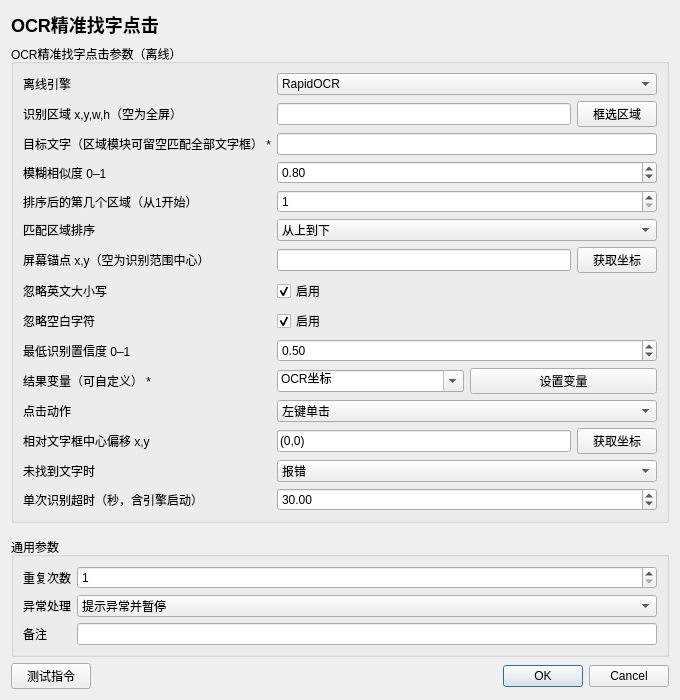
<?xml version='1.0' encoding='utf-8'?>
<ui version="4.0">
  <class>InstructionEditor</class>
  <widget class="QDialog" name="InstructionEditor">
    <property name="geometry">
      <rect>
        <x>0</x>
        <y>0</y>
        <width>680</width>
        <height>700</height>
      </rect>
    </property>
    <property name="minimumSize">
      <size>
        <width>560</width>
        <height>480</height>
      </size>
    </property>
    <property name="windowTitle">
      <string>OCR精准找字点击</string>
    </property>
    <layout class="QVBoxLayout" name="rootLayout">
      <item>
        <widget class="QLabel" name="titleLabel">
          <property name="text">
            <string>OCR精准找字点击</string>
          </property>
          <property name="styleSheet">
            <string>font-size: 18px; font-weight: 600;</string>
          </property>
        </widget>
      </item>
      <item>
        <widget class="QGroupBox" name="parameterGroupBox">
          <property name="title">
            <string>OCR精准找字点击参数（离线）</string>
          </property>
          <layout class="QFormLayout" name="parameterFormLayout">
            <item row="0" column="0">
              <widget class="QLabel" name="parameterLabel_0">
                <property name="text">
                  <string>离线引擎</string>
                </property>
              </widget>
            </item>
            <item row="0" column="1">
              <widget class="QWidget" name="parameterContainer_0">
                <layout class="QHBoxLayout" name="parameterLayout_0">
                  <property name="leftMargin">
                    <number>0</number>
                  </property>
                  <property name="topMargin">
                    <number>0</number>
                  </property>
                  <property name="rightMargin">
                    <number>0</number>
                  </property>
                  <property name="bottomMargin">
                    <number>0</number>
                  </property>
                  <item>
                    <widget class="QComboBox" name="parameter_0">
                      <item>
                        <property name="text">
                          <string>RapidOCR</string>
                        </property>
                      </item>
                      <item>
                        <property name="text">
                          <string>微信OCR</string>
                        </property>
                      </item>
                      <property name="currentIndex">
                        <number>0</number>
                      </property>
                    </widget>
                  </item>
                </layout>
              </widget>
            </item>
            <item row="1" column="0">
              <widget class="QLabel" name="parameterLabel_1">
                <property name="text">
                  <string>识别区域 x,y,w,h（空为全屏）</string>
                </property>
              </widget>
            </item>
            <item row="1" column="1">
              <widget class="QWidget" name="parameterContainer_1">
                <layout class="QHBoxLayout" name="parameterLayout_1">
                  <property name="leftMargin">
                    <number>0</number>
                  </property>
                  <property name="topMargin">
                    <number>0</number>
                  </property>
                  <property name="rightMargin">
                    <number>0</number>
                  </property>
                  <property name="bottomMargin">
                    <number>0</number>
                  </property>
                  <item>
                    <widget class="QLineEdit" name="parameter_1">
                      <property name="text">
                        <string />
                      </property>
                    </widget>
                  </item>
                  <item>
                    <widget class="QPushButton" name="auxiliary_1">
                      <property name="text">
                        <string>框选区域</string>
                      </property>
                    </widget>
                  </item>
                </layout>
              </widget>
            </item>
            <item row="2" column="0">
              <widget class="QLabel" name="parameterLabel_2">
                <property name="text">
                  <string>目标文字（区域模块可留空匹配全部文字框） *</string>
                </property>
              </widget>
            </item>
            <item row="2" column="1">
              <widget class="QWidget" name="parameterContainer_2">
                <layout class="QHBoxLayout" name="parameterLayout_2">
                  <property name="leftMargin">
                    <number>0</number>
                  </property>
                  <property name="topMargin">
                    <number>0</number>
                  </property>
                  <property name="rightMargin">
                    <number>0</number>
                  </property>
                  <property name="bottomMargin">
                    <number>0</number>
                  </property>
                  <item>
                    <widget class="QLineEdit" name="parameter_2">
                      <property name="text">
                        <string />
                      </property>
                    </widget>
                  </item>
                </layout>
              </widget>
            </item>
            <item row="3" column="0">
              <widget class="QLabel" name="parameterLabel_3">
                <property name="text">
                  <string>模糊相似度 0–1</string>
                </property>
              </widget>
            </item>
            <item row="3" column="1">
              <widget class="QWidget" name="parameterContainer_3">
                <layout class="QHBoxLayout" name="parameterLayout_3">
                  <property name="leftMargin">
                    <number>0</number>
                  </property>
                  <property name="topMargin">
                    <number>0</number>
                  </property>
                  <property name="rightMargin">
                    <number>0</number>
                  </property>
                  <property name="bottomMargin">
                    <number>0</number>
                  </property>
                  <item>
                    <widget class="QDoubleSpinBox" name="parameter_3">
                      <property name="minimum">
                        <double>0.01</double>
                      </property>
                      <property name="maximum">
                        <double>1</double>
                      </property>
                      <property name="value">
                        <double>0.8</double>
                      </property>
                      <property name="decimals">
                        <number>2</number>
                      </property>
                    </widget>
                  </item>
                </layout>
              </widget>
            </item>
            <item row="4" column="0">
              <widget class="QLabel" name="parameterLabel_4">
                <property name="text">
                  <string>排序后的第几个区域（从1开始）</string>
                </property>
              </widget>
            </item>
            <item row="4" column="1">
              <widget class="QWidget" name="parameterContainer_4">
                <layout class="QHBoxLayout" name="parameterLayout_4">
                  <property name="leftMargin">
                    <number>0</number>
                  </property>
                  <property name="topMargin">
                    <number>0</number>
                  </property>
                  <property name="rightMargin">
                    <number>0</number>
                  </property>
                  <property name="bottomMargin">
                    <number>0</number>
                  </property>
                  <item>
                    <widget class="QSpinBox" name="parameter_4">
                      <property name="minimum">
                        <number>1</number>
                      </property>
                      <property name="maximum">
                        <number>10000</number>
                      </property>
                      <property name="value">
                        <number>1</number>
                      </property>
                    </widget>
                  </item>
                </layout>
              </widget>
            </item>
            <item row="5" column="0">
              <widget class="QLabel" name="parameterLabel_5">
                <property name="text">
                  <string>匹配区域排序</string>
                </property>
              </widget>
            </item>
            <item row="5" column="1">
              <widget class="QWidget" name="parameterContainer_5">
                <layout class="QHBoxLayout" name="parameterLayout_5">
                  <property name="leftMargin">
                    <number>0</number>
                  </property>
                  <property name="topMargin">
                    <number>0</number>
                  </property>
                  <property name="rightMargin">
                    <number>0</number>
                  </property>
                  <property name="bottomMargin">
                    <number>0</number>
                  </property>
                  <item>
                    <widget class="QComboBox" name="parameter_5">
                      <item>
                        <property name="text">
                          <string>从上到下</string>
                        </property>
                      </item>
                      <item>
                        <property name="text">
                          <string>离锚点最近</string>
                        </property>
                      </item>
                      <property name="currentIndex">
                        <number>0</number>
                      </property>
                    </widget>
                  </item>
                </layout>
              </widget>
            </item>
            <item row="6" column="0">
              <widget class="QLabel" name="parameterLabel_6">
                <property name="text">
                  <string>屏幕锚点 x,y（空为识别范围中心）</string>
                </property>
              </widget>
            </item>
            <item row="6" column="1">
              <widget class="QWidget" name="parameterContainer_6">
                <layout class="QHBoxLayout" name="parameterLayout_6">
                  <property name="leftMargin">
                    <number>0</number>
                  </property>
                  <property name="topMargin">
                    <number>0</number>
                  </property>
                  <property name="rightMargin">
                    <number>0</number>
                  </property>
                  <property name="bottomMargin">
                    <number>0</number>
                  </property>
                  <item>
                    <widget class="QLineEdit" name="parameter_6">
                      <property name="text">
                        <string />
                      </property>
                    </widget>
                  </item>
                  <item>
                    <widget class="QPushButton" name="auxiliary_6">
                      <property name="text">
                        <string>获取坐标</string>
                      </property>
                    </widget>
                  </item>
                </layout>
              </widget>
            </item>
            <item row="7" column="0">
              <widget class="QLabel" name="parameterLabel_7">
                <property name="text">
                  <string>忽略英文大小写</string>
                </property>
              </widget>
            </item>
            <item row="7" column="1">
              <widget class="QWidget" name="parameterContainer_7">
                <layout class="QHBoxLayout" name="parameterLayout_7">
                  <property name="leftMargin">
                    <number>0</number>
                  </property>
                  <property name="topMargin">
                    <number>0</number>
                  </property>
                  <property name="rightMargin">
                    <number>0</number>
                  </property>
                  <property name="bottomMargin">
                    <number>0</number>
                  </property>
                  <item>
                    <widget class="QCheckBox" name="parameter_7">
                      <property name="checked">
                        <bool>true</bool>
                      </property>
                      <property name="text">
                        <string>启用</string>
                      </property>
                    </widget>
                  </item>
                </layout>
              </widget>
            </item>
            <item row="8" column="0">
              <widget class="QLabel" name="parameterLabel_8">
                <property name="text">
                  <string>忽略空白字符</string>
                </property>
              </widget>
            </item>
            <item row="8" column="1">
              <widget class="QWidget" name="parameterContainer_8">
                <layout class="QHBoxLayout" name="parameterLayout_8">
                  <property name="leftMargin">
                    <number>0</number>
                  </property>
                  <property name="topMargin">
                    <number>0</number>
                  </property>
                  <property name="rightMargin">
                    <number>0</number>
                  </property>
                  <property name="bottomMargin">
                    <number>0</number>
                  </property>
                  <item>
                    <widget class="QCheckBox" name="parameter_8">
                      <property name="checked">
                        <bool>true</bool>
                      </property>
                      <property name="text">
                        <string>启用</string>
                      </property>
                    </widget>
                  </item>
                </layout>
              </widget>
            </item>
            <item row="9" column="0">
              <widget class="QLabel" name="parameterLabel_9">
                <property name="text">
                  <string>最低识别置信度 0–1</string>
                </property>
              </widget>
            </item>
            <item row="9" column="1">
              <widget class="QWidget" name="parameterContainer_9">
                <layout class="QHBoxLayout" name="parameterLayout_9">
                  <property name="leftMargin">
                    <number>0</number>
                  </property>
                  <property name="topMargin">
                    <number>0</number>
                  </property>
                  <property name="rightMargin">
                    <number>0</number>
                  </property>
                  <property name="bottomMargin">
                    <number>0</number>
                  </property>
                  <item>
                    <widget class="QDoubleSpinBox" name="parameter_9">
                      <property name="minimum">
                        <double>0</double>
                      </property>
                      <property name="maximum">
                        <double>1</double>
                      </property>
                      <property name="value">
                        <double>0.5</double>
                      </property>
                      <property name="decimals">
                        <number>2</number>
                      </property>
                    </widget>
                  </item>
                </layout>
              </widget>
            </item>
            <item row="10" column="0">
              <widget class="QLabel" name="parameterLabel_10">
                <property name="text">
                  <string>结果变量（可自定义） *</string>
                </property>
              </widget>
            </item>
            <item row="10" column="1">
              <widget class="QWidget" name="parameterContainer_10">
                <layout class="QHBoxLayout" name="parameterLayout_10">
                  <property name="leftMargin">
                    <number>0</number>
                  </property>
                  <property name="topMargin">
                    <number>0</number>
                  </property>
                  <property name="rightMargin">
                    <number>0</number>
                  </property>
                  <property name="bottomMargin">
                    <number>0</number>
                  </property>
                  <item>
                    <widget class="QComboBox" name="parameter_10">
                      <property name="editable">
                        <bool>true</bool>
                      </property>
                      <item>
                        <property name="text">
                          <string>OCR坐标</string>
                        </property>
                      </item>
                      <property name="currentIndex">
                        <number>0</number>
                      </property>
                    </widget>
                  </item>
                  <item>
                    <widget class="QPushButton" name="auxiliary_10">
                      <property name="text">
                        <string>设置变量</string>
                      </property>
                    </widget>
                  </item>
                </layout>
              </widget>
            </item>
            <item row="11" column="0">
              <widget class="QLabel" name="parameterLabel_11">
                <property name="text">
                  <string>点击动作</string>
                </property>
              </widget>
            </item>
            <item row="11" column="1">
              <widget class="QWidget" name="parameterContainer_11">
                <layout class="QHBoxLayout" name="parameterLayout_11">
                  <property name="leftMargin">
                    <number>0</number>
                  </property>
                  <property name="topMargin">
                    <number>0</number>
                  </property>
                  <property name="rightMargin">
                    <number>0</number>
                  </property>
                  <property name="bottomMargin">
                    <number>0</number>
                  </property>
                  <item>
                    <widget class="QComboBox" name="parameter_11">
                      <item>
                        <property name="text">
                          <string>左键单击</string>
                        </property>
                      </item>
                      <item>
                        <property name="text">
                          <string>左键双击</string>
                        </property>
                      </item>
                      <item>
                        <property name="text">
                          <string>右键单击</string>
                        </property>
                      </item>
                      <property name="currentIndex">
                        <number>0</number>
                      </property>
                    </widget>
                  </item>
                </layout>
              </widget>
            </item>
            <item row="12" column="0">
              <widget class="QLabel" name="parameterLabel_12">
                <property name="text">
                  <string>相对文字框中心偏移 x,y</string>
                </property>
              </widget>
            </item>
            <item row="12" column="1">
              <widget class="QWidget" name="parameterContainer_12">
                <layout class="QHBoxLayout" name="parameterLayout_12">
                  <property name="leftMargin">
                    <number>0</number>
                  </property>
                  <property name="topMargin">
                    <number>0</number>
                  </property>
                  <property name="rightMargin">
                    <number>0</number>
                  </property>
                  <property name="bottomMargin">
                    <number>0</number>
                  </property>
                  <item>
                    <widget class="QLineEdit" name="parameter_12">
                      <property name="text">
                        <string>(0,0)</string>
                      </property>
                    </widget>
                  </item>
                  <item>
                    <widget class="QPushButton" name="auxiliary_12">
                      <property name="text">
                        <string>获取坐标</string>
                      </property>
                    </widget>
                  </item>
                </layout>
              </widget>
            </item>
            <item row="13" column="0">
              <widget class="QLabel" name="parameterLabel_13">
                <property name="text">
                  <string>未找到文字时</string>
                </property>
              </widget>
            </item>
            <item row="13" column="1">
              <widget class="QWidget" name="parameterContainer_13">
                <layout class="QHBoxLayout" name="parameterLayout_13">
                  <property name="leftMargin">
                    <number>0</number>
                  </property>
                  <property name="topMargin">
                    <number>0</number>
                  </property>
                  <property name="rightMargin">
                    <number>0</number>
                  </property>
                  <property name="bottomMargin">
                    <number>0</number>
                  </property>
                  <item>
                    <widget class="QComboBox" name="parameter_13">
                      <item>
                        <property name="text">
                          <string>报错</string>
                        </property>
                      </item>
                      <item>
                        <property name="text">
                          <string>返回空值</string>
                        </property>
                      </item>
                      <property name="currentIndex">
                        <number>0</number>
                      </property>
                    </widget>
                  </item>
                </layout>
              </widget>
            </item>
            <item row="14" column="0">
              <widget class="QLabel" name="parameterLabel_14">
                <property name="text">
                  <string>单次识别超时（秒，含引擎启动）</string>
                </property>
              </widget>
            </item>
            <item row="14" column="1">
              <widget class="QWidget" name="parameterContainer_14">
                <layout class="QHBoxLayout" name="parameterLayout_14">
                  <property name="leftMargin">
                    <number>0</number>
                  </property>
                  <property name="topMargin">
                    <number>0</number>
                  </property>
                  <property name="rightMargin">
                    <number>0</number>
                  </property>
                  <property name="bottomMargin">
                    <number>0</number>
                  </property>
                  <item>
                    <widget class="QDoubleSpinBox" name="parameter_14">
                      <property name="minimum">
                        <double>1</double>
                      </property>
                      <property name="maximum">
                        <double>300</double>
                      </property>
                      <property name="value">
                        <double>30</double>
                      </property>
                      <property name="decimals">
                        <number>2</number>
                      </property>
                    </widget>
                  </item>
                </layout>
              </widget>
            </item>
          </layout>
        </widget>
      </item>
      <item>
        <spacer name="verticalSpacer">
          <property name="orientation">
            <enum>Qt::Vertical</enum>
          </property>
          <property name="sizeHint" stdset="0">
            <size>
              <width>20</width>
              <height>20</height>
            </size>
          </property>
        </spacer>
      </item>
      <item>
        <widget class="QGroupBox" name="commonGroupBox">
          <property name="title">
            <string>通用参数</string>
          </property>
          <layout class="QFormLayout" name="commonFormLayout">
            <item row="0" column="0">
              <widget class="QLabel" name="repeatLabel">
                <property name="text">
                  <string>重复次数</string>
                </property>
              </widget>
            </item>
            <item row="0" column="1">
              <widget class="QSpinBox" name="repeatSpinBox">
                <property name="minimum">
                  <number>1</number>
                </property>
                <property name="maximum">
                  <number>999999</number>
                </property>
                <property name="value">
                  <number>1</number>
                </property>
              </widget>
            </item>
            <item row="1" column="0">
              <widget class="QLabel" name="errorPolicyLabel">
                <property name="text">
                  <string>异常处理</string>
                </property>
              </widget>
            </item>
            <item row="1" column="1">
              <widget class="QComboBox" name="errorPolicyComboBox">
                <item>
                  <property name="text">
                    <string>自动跳过</string>
                  </property>
                </item>
                <item>
                  <property name="text">
                    <string>提示异常并暂停</string>
                  </property>
                </item>
                <item>
                  <property name="text">
                    <string>提示异常并停止</string>
                  </property>
                </item>
                <property name="currentIndex">
                  <number>1</number>
                </property>
              </widget>
            </item>
            <item row="2" column="0">
              <widget class="QLabel" name="noteLabel">
                <property name="text">
                  <string>备注</string>
                </property>
              </widget>
            </item>
            <item row="2" column="1">
              <widget class="QLineEdit" name="noteEdit" />
            </item>
          </layout>
        </widget>
      </item>
      <item>
        <layout class="QHBoxLayout" name="footerLayout">
          <item>
            <widget class="QPushButton" name="testButton">
              <property name="text">
                <string>测试指令</string>
              </property>
            </widget>
          </item>
          <item>
            <spacer name="footerSpacer">
              <property name="orientation">
                <enum>Qt::Horizontal</enum>
              </property>
              <property name="sizeHint" stdset="0">
                <size>
                  <width>40</width>
                  <height>20</height>
                </size>
              </property>
            </spacer>
          </item>
          <item>
            <widget class="QDialogButtonBox" name="buttonBox">
              <property name="standardButtons">
                <set>QDialogButtonBox::Cancel|QDialogButtonBox::Ok</set>
              </property>
            </widget>
          </item>
        </layout>
      </item>
    </layout>
  </widget>
  <resources />
  <connections />
</ui>
